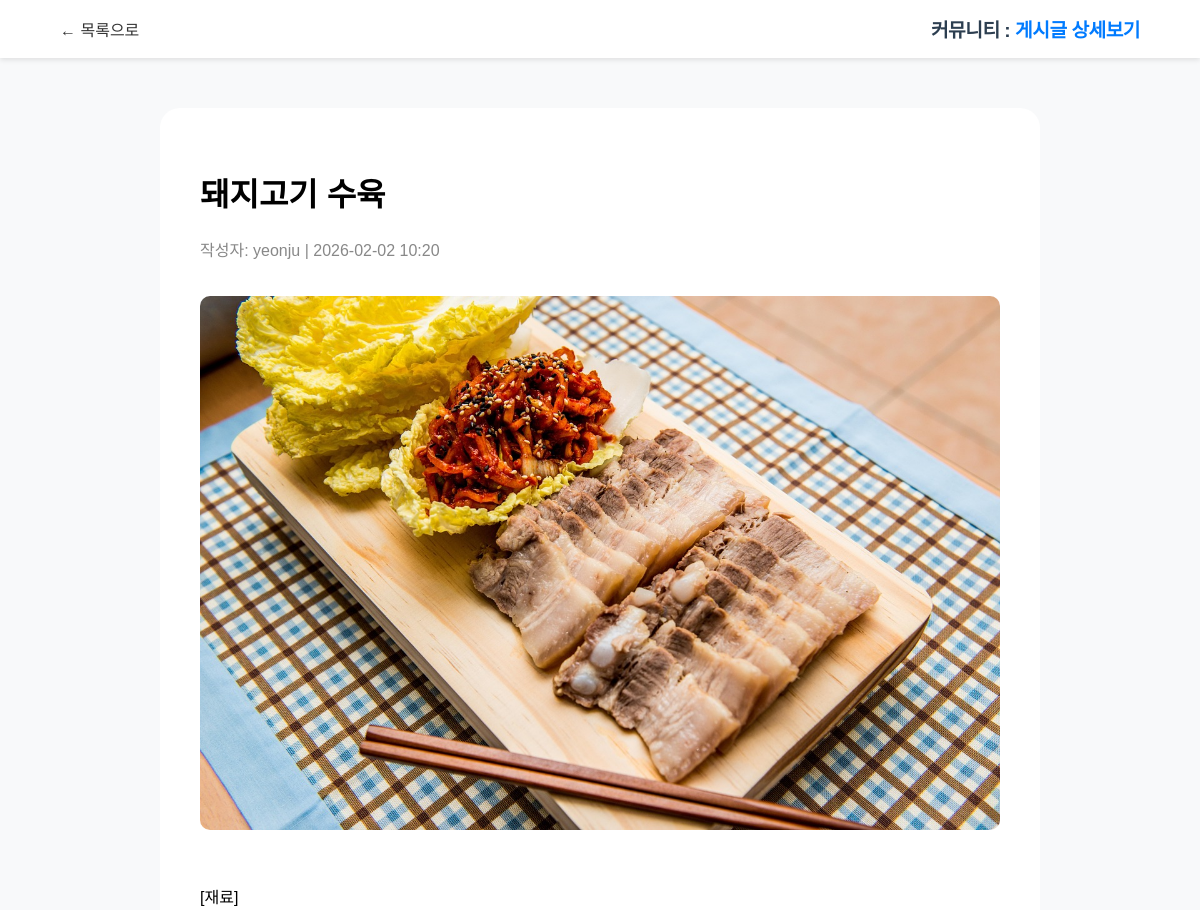
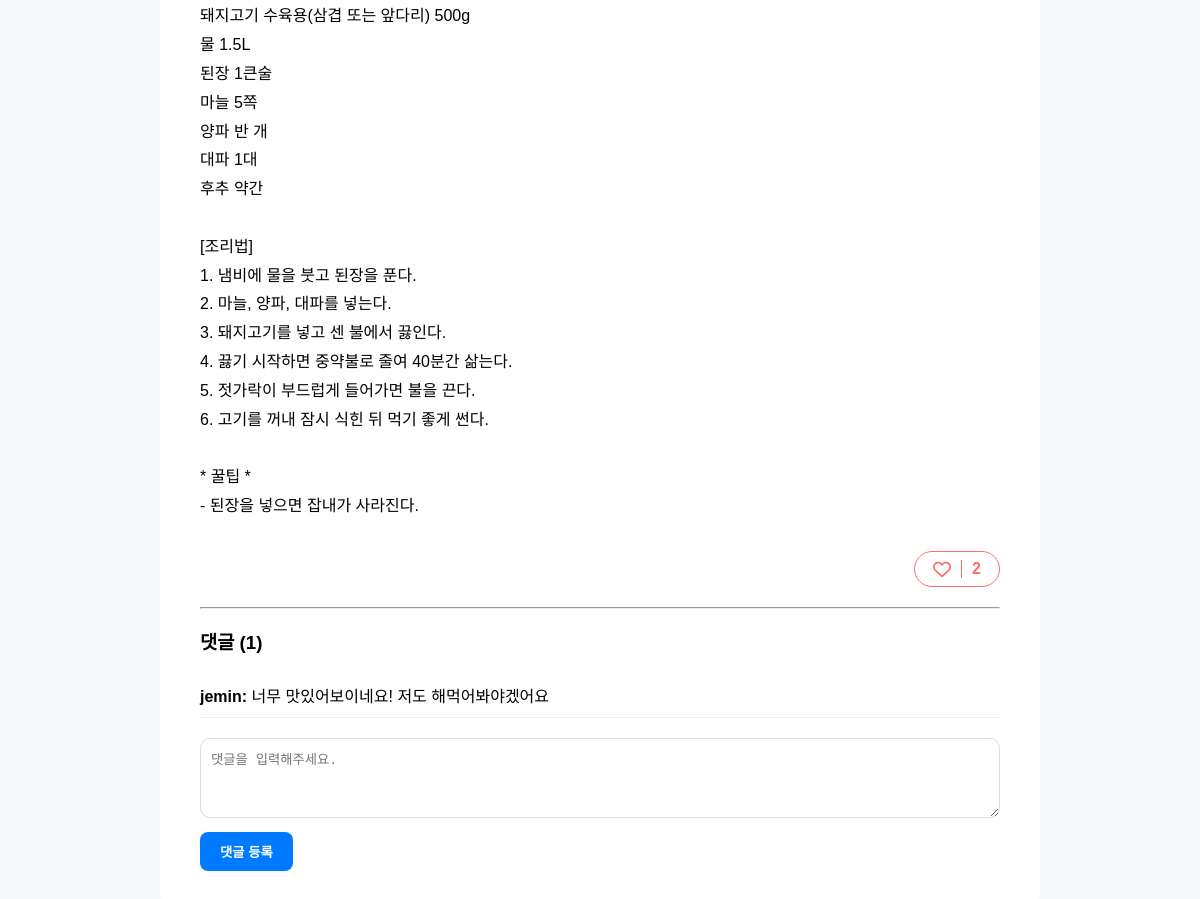
The page /posts/53/ on the database its author committed (2 pictures, top to bottom).
### community/models.py (models this page shows, shortened)
class Post(models.Model):
    author = models.ForeignKey(User, on_delete=models.CASCADE)
    title = models.CharField(max_length=100) #제목
    content = models.TextField() #내용 저장될 곳
    thumbnail = models.ImageField(upload_to="community", blank=True, null=True) #이미지 저장될 곳(여기서 pip install Pillow)
    created_at = models.DateTimeField(auto_now_add=True) #글작성시간 자동 저장
    likes = models.ManyToManyField(settings.AUTH_USER_MODEL, related_name='like_posts', blank=True)
    def total_likes(self):
        return self.likes.count()

class Comment(models.Model):
    author = models.ForeignKey(User, on_delete=models.CASCADE)
    post = models.ForeignKey(Post, on_delete=models.CASCADE)
    content = models.TextField()
    created_at = models.DateTimeField(auto_now_add=True) #댓글 작성 시간

### community/views.py (the view, shortened to what this page needs)
# urls.py: re_path(r"^posts/(?P<post_id>\d+)/$", views.post_detail, name="post_detail"),#상세페이지
def post_detail(request, post_id):
    my_post = get_object_or_404(Post, id=post_id)
    my_comments = my_post.comment_set.all()
    my_context = {
        "post": my_post,
        "comments": my_comments
    }
    return render(request, "community/post_detail.html", context=my_context)

### templates/community/post_detail.html (shortened to what this page needs)
{% load static %}
<!doctype html>
<html lang="ko">
<head>
    <link rel="stylesheet" href="{% static 'css/community.css' %}">
    <link rel="stylesheet" href="https://cdnjs.cloudflare.com/ajax/libs/font-awesome/6.0.0/css/all.min.css">
</head>
<body>
    <div id="navbar">
        <a href="{% url 'community:post_list' %}" style="text-decoration:none; color:#333;">← 목록으로</a>
        <span>커뮤니티 : <b>게시글 상세보기</b></span>
    </div>
    <div id="post-detail">
        <h1>{{ post.title }}</h1>
        <div style="display: flex; justify-content: space-between; align-items: baseline; margin-bottom: 15px;">
            <p style="color:#888; margin:0;">작성자: {{ post.author.username }} | {{ post.created_at|date:"Y-m-d H:i" }}</p>
        </div>
        {% if post.thumbnail %}
            <img src="{{ post.thumbnail.url }}" class="post-image-detail">
        {% endif %}
        <div style="line-height:1.8; margin:30px 0;">
            {{ post.content|linebreaksbr }}
        </div>
        <div style="display: flex; justify-content: flex-end; margin: 20px 0;">
            <form action="{% url 'community:post_like' post.id %}" method="POST">
                <button type="submit" style="background: white; border: 1px solid #ff6b6b; color: #ff6b6b; padding: 8px 18px; border-radius: 30px; font-weight: bold; cursor: pointer; display: flex; align-items: center; gap: 10px; transition: 0.2s;">
                    {% if request.user in post.likes.all %}
                        <i class="fa-solid fa-heart" style="font-size: 18px;"></i> {% else %}
                        <i class="fa-regular fa-heart" style="font-size: 18px;"></i> {% endif %}
                    <span style="border-left: 1px solid #ff6b6b; padding-left: 10px; font-size: 16px;">{{ post.total_likes }}</span>
                </button>
            </form>
        </div>
        <hr>
        <h3>댓글 ({{ post.comment_set.count }})</h3>
        <ul style="list-style:none; padding:0;">
            {% for comment in post.comment_set.all %}
                <li style="border-bottom:1px solid #eee; padding:10px 0;">
                    <strong>{{ comment.author.username }}:</strong> {{ comment.content }}
                </li>
            {% empty %}
                <li>첫 댓글을 남겨보세요!</li>
            {% endfor %}
        </ul>
        <form method="POST" style="margin-top:20px;">
            <textarea name="comment" placeholder="댓글을 입력해주세요." style="width:100%; height:80px; border-radius:10px; padding:10px; border:1px solid #ddd; box-sizing: border-box;"></textarea>
            <button type="submit" class="btn btn-primary" style="margin-top:10px;">댓글 등록</button>
        </form>
    </div>
</body>
</html>

### static/css/community.css (style rules this page uses)
body { font-family: 'Pretendard', sans-serif; background-color: #f8f9fa; margin: 0; padding: 0; }
#navbar { background: white; padding: 15px 5%; display: flex; justify-content: space-between; align-items: center; box-shadow: 0 2px 5px rgba(0,0,0,0.1); position: sticky; top: 0; z-index: 100; }
#navbar span { font-weight: 800; font-size: 1.2rem; color: #2c3e50; letter-spacing: -0.5px; }
#navbar span b { color: #007bff; font-weight: 800; }
#post-detail { max-width: 800px; margin: 50px auto; background: white; padding: 40px; border-radius: 20px; }
.post-image-detail { width: 100%; max-height: 600px; object-fit: contain; border-radius: 10px; margin: 20px 0; }
.btn { padding: 10px 20px; border-radius: 8px; text-decoration: none; font-weight: 600; display: inline-block; }
.btn-primary { background: #007bff; color: white; border: none; }

### rows shown on the page
Post: title "돼지고기 수육", author.username "yeonju", created_at "2026-02-02 10:20", thumbnail (picture), content "[재료] 돼지고기 수육용(삼겹 또는 앞다리) 500g 물 1.5L 된장 1큰술 마늘 5쪽 양파 반 개 대파 1대 후추 약간 [조리법] 1. 냄비에 물을 붓고 된장을 푼다. 2. 마늘, 양파, 대파를 넣는다. 3. 돼지고기를 넣고 센 불에서 끓인다. 4. 끓기 시작하면 중약불로 줄여 40분간 삶는다. 5. 젓가락이 부드럽게 들어가면 불을 끈다. 6. 고기를 꺼내 잠시 식힌 뒤 먹기 좋게 썬다. * 꿀팁 * - 된장을 넣으면 잡내가 사라진다.", total_likes "2", comment_set.count "1"
Comment: author.username "jemin", content "너무 맛있어보이네요! 저도 해먹어봐야겠어요"
